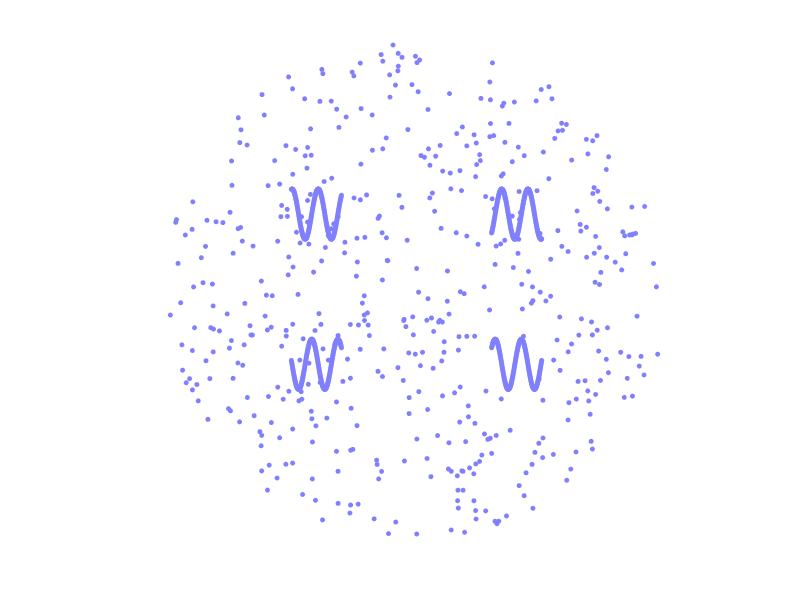

Source code (MATLAB):
% Uncomment one dataset to use

load('Mashaan-CircleSinCos.mat');
%%%%%%%%%%%%%%%%%%%%%%%%%%%%%%%%%%%%%%%%%%%%%%%%%%%%%%%%%%%%%%%%%%%%%%%%%%
% load('Zelnik-Manor-Data.mat');
% X = XX{4};
% XLabels = csvread('Sparse622.csv'); % Sparse622 % Ring238 % Sparse303
%%%%%%%%%%%%%%%%%%%%%%%%%%%%%%%%%%%%%%%%%%%%%%%%%%%%%%%%%%%%%%%%%%%%%%%%%%
figure; plot(X(:,1),X(:,2),'o','Color',[0.5 0.5 1],'MarkerFaceColor',[0.5 0.5 1],'MarkerSize',3); pbaspect([1 1 1]); daspect([1 1 1]); axis off;